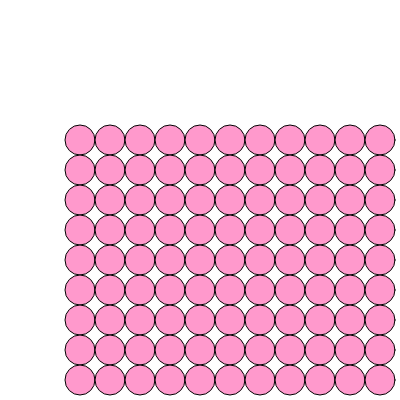
Frame 1 (no input)
Frame 2 (the mouse pressed at the canvas centre, redrawn once): identical to frame 1, image omitted

The p5.js sketch that drew this single still picture (run headless with seeded random() and noise() and a simulated clock; the mouse was pressed at the canvas centre and the sketch redrawn once):

// p5.js sketch
// ── sketch.js
let ypos = 140;
let ystep = 30;
let xpos = 80;
let xstep = 30;
function setup() {
  createCanvas(400, 400);
  noLoop();
}

function draw() {
  background(255);
  fill(255,153,204);
  stroke(2);

  for (let j = 0; j < 9; j++) {
    for (let i = 0; i < 11; i++) {
      ellipse(xpos+(xstep*i), ypos+(ystep*j), 30, 30);
    }
  }
}
